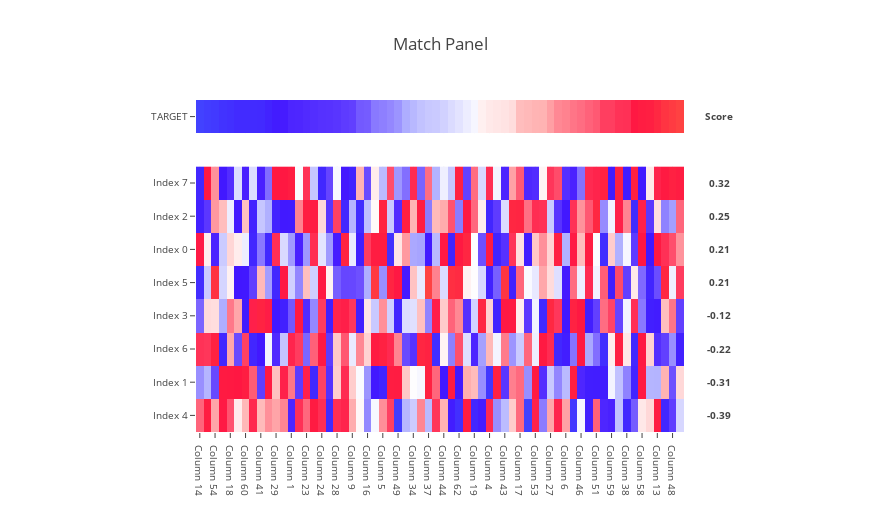

This figure's notebook cell:
### Code cell
n_index = 8

n_column = 64

features = pd.DataFrame(
    np.random.random_sample(size=(
        n_index,
        n_column,
    )),
    index=('Index {}'.format(i) for i in range(n_index)),
    columns=('Column {}'.format(i) for i in range(n_column)),
)

target = pd.Series(
    np.random.normal(
        loc=0,
        scale=1,
        size=n_column,
    ),
    name='TARGET',
    index=features.columns,
)

make_match_panel(
    target,
    features,
)

### Figure 1 — Plotly figure (JSON) as saved in the notebook; plotly's stock layout.template omitted (floating-point values rounded to 4 significant figures; data arrays with more than 128 entries replaced by an {"elided": "..."} marker saying what was removed)
{"data": [{"colorscale": {"elided": "256x2 mixed values"}, "showscale": false, "text": [["Column 14", "Column 39", "Column 54", "Column 3", "Column 18", "Column 47", "Column 60", "Column 22", "Column 41", "Column 40", "Column 29", "Column 25", "Column 1", "Column 20", "Column 23", "Column 30", "Column 24", "Column 2", "Column 28", "Column 61", "Column 9", "Column 63", "Column 16", "Column 12", "Column 5", "Column 56", "Column 49", "Column 21", "Column 34", "Column 33", "Column 37", "Column 10", "Column 44", "Column 31", "Column 62", "Column 26", "Column 19", "Column 36", "Column 4", "Column 55", "Column 43", "Column 15", "Column 17", "Column 57", "Column 53", "Column 45", "Column 27", "Column 50", "Column 6", "Column 7", "Column 46", "Column 8", "Column 51", "Column 35", "Column 59", "Column 11", "Column 38", "Column 42", "Column 58", "Column 32", "Column 13", "Column 0", "Column 48", "Column 52"]], "type": "heatmap", "uid": "35f6fff4-630e-41ad-870e-16897f20d247", "x": ["Column 14", "Column 39", "Column 54", "Column 3", "Column 18", "Column 47", "Column 60", "Column 22", "Column 41", "Column 40", "Column 29", "Column 25", "Column 1", "Column 20", "Column 23", "Column 30", "Column 24", "Column 2", "Column 28", "Column 61", "Column 9", "Column 63", "Column 16", "Column 12", "Column 5", "Column 56", "Column 49", "Column 21", "Column 34", "Column 33", "Column 37", "Column 10", "Column 44", "Column 31", "Column 62", "Column 26", "Column 19", "Column 36", "Column 4", "Column 55", "Column 43", "Column 15", "Column 17", "Column 57", "Column 53", "Column 45", "Column 27", "Column 50", "Column 6", "Column 7", "Column 46", "Column 8", "Column 51", "Column 35", "Column 59", "Column 11", "Column 38", "Column 42", "Column 58", "Column 32", "Column 13", "Column 0", "Column 48", "Column 52"], "y": ["TARGET"], "yaxis": "y2", "z": [[-1.756, -1.68, -1.638, -1.528, -1.472, -1.402, -1.401, -1.4, -1.38, -1.239, -1.085, -0.931, -0.8438, -0.8407, -0.7985, -0.7675, -0.734, -0.7264, -0.7063, -0.6515, -0.6127, -0.4997, -0.488, -0.3855, -0.3623, -0.3339, -0.2882, -0.1995, -0.1481, -0.1007, -0.06783, -0.059, -0.02177, 0.02764, 0.06381, 0.1127, 0.1598, 0.2803, 0.3147, 0.3322, 0.345, 0.373, 0.5308, 0.5479, 0.5733, 0.5796, 0.6583, 0.7396, 0.763, 0.8075, 0.8328, 0.8748, 0.9076, 1.029, 1.031, 1.133, 1.147, 1.376, 1.512, 1.571, 1.758, 1.944, 2.056, 2.165]], "zmax": 2.165, "zmin": -1.756}, {"colorscale": {"elided": "256x2 mixed values"}, "showscale": false, "type": "heatmap", "uid": "3fd5e6c8-14b2-4ed6-b469-b3263ff0e0f1", "x": ["Column 14", "Column 39", "Column 54", "Column 3", "Column 18", "Column 47", "Column 60", "Column 22", "Column 41", "Column 40", "Column 29", "Column 25", "Column 1", "Column 20", "Column 23", "Column 30", "Column 24", "Column 2", "Column 28", "Column 61", "Column 9", "Column 63", "Column 16", "Column 12", "Column 5", "Column 56", "Column 49", "Column 21", "Column 34", "Column 33", "Column 37", "Column 10", "Column 44", "Column 31", "Column 62", "Column 26", "Column 19", "Column 36", "Column 4", "Column 55", "Column 43", "Column 15", "Column 17", "Column 57", "Column 53", "Column 45", "Column 27", "Column 50", "Column 6", "Column 7", "Column 46", "Column 8", "Column 51", "Column 35", "Column 59", "Column 11", "Column 38", "Column 42", "Column 58", "Column 32", "Column 13", "Column 0", "Column 48", "Column 52"], "y": ["Index 4", "Index 1", "Index 6", "Index 3", "Index 5", "Index 0", "Index 2", "Index 7"], "yaxis": "y", "z": {"elided": "8x64 float values"}, "zmax": 2.087, "zmin": -2.091}], "layout": {"annotations": [{"font": {"size": 9.6}, "showarrow": false, "text": "<b>Score</b>", "width": 64, "x": 1.002, "xanchor": "left", "xref": "paper", "y": 0.95, "yanchor": "middle", "yref": "paper"}, {"font": {"size": 9.6}, "showarrow": false, "text": "<b>0.32</b>", "width": 64, "x": 1.002, "xanchor": "left", "xref": "paper", "y": 0.75, "yanchor": "middle", "yref": "paper"}, {"font": {"size": 9.6}, "showarrow": false, "text": "<b>0.25</b>", "width": 64, "x": 1.002, "xanchor": "left", "xref": "paper", "y": 0.65, "yanchor": "middle", "yref": "paper"}, {"font": {"size": 9.6}, "showarrow": false, "text": "<b>0.21</b>", "width": 64, "x": 1.002, "xanchor": "left", "xref": "paper", "y": 0.55, "yanchor": "middle", "yref": "paper"}, {"font": {"size": 9.6}, "showarrow": false, "text": "<b>0.21</b>", "width": 64, "x": 1.002, "xanchor": "left", "xref": "paper", "y": 0.45, "yanchor": "middle", "yref": "paper"}, {"font": {"size": 9.6}, "showarrow": false, "text": "<b>-0.12</b>", "width": 64, "x": 1.002, "xanchor": "left", "xref": "paper", "y": 0.35, "yanchor": "middle", "yref": "paper"}, {"font": {"size": 9.6}, "showarrow": false, "text": "<b>-0.22</b>", "width": 64, "x": 1.002, "xanchor": "left", "xref": "paper", "y": 0.25, "yanchor": "middle", "yref": "paper"}, {"font": {"size": 9.6}, "showarrow": false, "text": "<b>-0.31</b>", "width": 64, "x": 1.002, "xanchor": "left", "xref": "paper", "y": 0.15, "yanchor": "middle", "yref": "paper"}, {"font": {"size": 9.6}, "showarrow": false, "text": "<b>-0.39</b>", "width": 64, "x": 1.002, "xanchor": "left", "xref": "paper", "y": 0.05, "yanchor": "middle", "yref": "paper"}], "height": 512, "margin": {"l": 196, "r": 196}, "title": "Match Panel", "width": 880, "xaxis": {"anchor": "y", "tickfont": {"size": 9.6}}, "yaxis": {"domain": [0, 0.8], "dtick": 1, "tickfont": {"size": 9.6}}, "yaxis2": {"domain": [0.9, 1], "tickfont": {"size": 9.6}}}}
